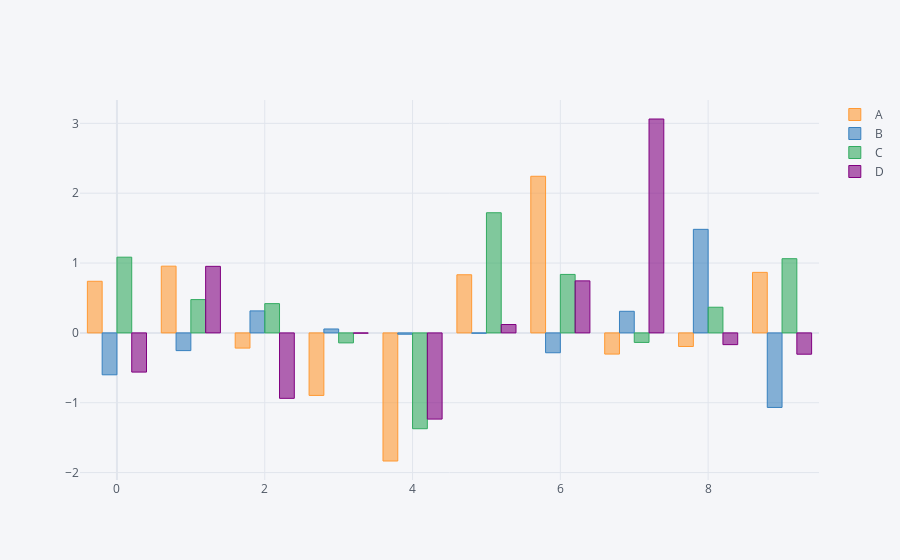

The code cell stored with this chart in its notebook:
### Code cell
df[:10].iplot(kind='bar')

### Figure 1 — Plotly figure (JSON) as saved in the notebook; plotly's stock layout.template omitted (floating-point values rounded to 4 significant figures)
{"data": [{"marker": {"color": "rgba(255, 153, 51, 0.6)", "line": {"color": "rgba(255, 153, 51, 1.0)", "width": 1}}, "name": "A", "orientation": "v", "text": "", "type": "bar", "x": [0, 1, 2, 3, 4, 5, 6, 7, 8, 9], "y": [0.7392, 0.9555, -0.2173, -0.8951, -1.834, 0.8326, 2.242, -0.303, -0.1945, 0.8666]}, {"marker": {"color": "rgba(55, 128, 191, 0.6)", "line": {"color": "rgba(55, 128, 191, 1.0)", "width": 1}}, "name": "B", "orientation": "v", "text": "", "type": "bar", "x": [0, 1, 2, 3, 4, 5, 6, 7, 8, 9], "y": [-0.5998, -0.2535, 0.315, 0.0562, -0.01888, -0.005008, -0.2843, 0.3095, 1.483, -1.067]}, {"marker": {"color": "rgba(50, 171, 96, 0.6)", "line": {"color": "rgba(50, 171, 96, 1.0)", "width": 1}}, "name": "C", "orientation": "v", "text": "", "type": "bar", "x": [0, 1, 2, 3, 4, 5, 6, 7, 8, 9], "y": [1.084, 0.4769, 0.4191, -0.1428, -1.372, 1.72, 0.8373, -0.1361, 0.3676, 1.062]}, {"marker": {"color": "rgba(128, 0, 128, 0.6)", "line": {"color": "rgba(128, 0, 128, 1.0)", "width": 1}}, "name": "D", "orientation": "v", "text": "", "type": "bar", "x": [0, 1, 2, 3, 4, 5, 6, 7, 8, 9], "y": [-0.561, 0.9531, -0.9367, -0.004352, -1.234, 0.1199, 0.7452, 3.062, -0.168, -0.305]}], "layout": {"legend": {"bgcolor": "#F5F6F9", "font": {"color": "#4D5663"}}, "paper_bgcolor": "#F5F6F9", "plot_bgcolor": "#F5F6F9", "title": {"font": {"color": "#4D5663"}}, "xaxis": {"gridcolor": "#E1E5ED", "showgrid": true, "tickfont": {"color": "#4D5663"}, "title": {"font": {"color": "#4D5663"}, "text": ""}, "zerolinecolor": "#E1E5ED"}, "yaxis": {"gridcolor": "#E1E5ED", "showgrid": true, "tickfont": {"color": "#4D5663"}, "title": {"font": {"color": "#4D5663"}, "text": ""}, "zerolinecolor": "#E1E5ED"}}}
